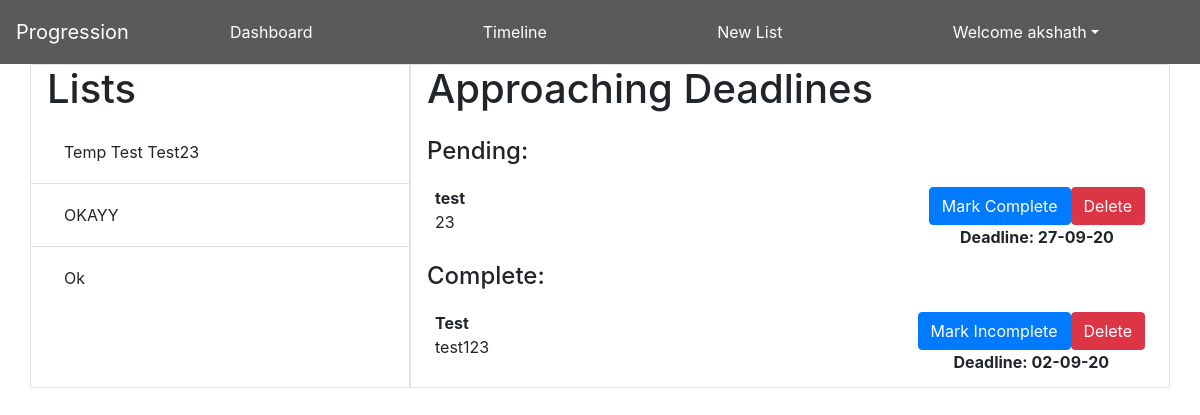
The app's page / (signed in) with its own data.
### TaskManager/models.py (models this page shows, shortened)
class List(models.Model):
    name=models.TextField(max_length=16)
    user=models.ForeignKey(User, on_delete=models.CASCADE)

class Task(models.Model):
    _list = models.ForeignKey(List, on_delete=models.CASCADE)
    title = models.TextField(max_length=16)
    description = models.TextField(max_length=1024)
    deadline = models.DateTimeField(null=True, blank=True)
    complete = models.BooleanField(default=False)   #For todo list later
    date_complete = models.DateTimeField(null=True, blank=True, default=None)

### TaskManager/views.py (the view)
# urls.py: 2. Add a URL to urlpatterns:  path('', Home.as_view(), name='home')
class Home(LoginRequiredMixin, View):
    def get(self, request):
        _lists = List.objects.filter(user=request.user)
        incomplete_tasks = Task.objects.filter(_list__user=request.user).filter(complete=False).exclude(deadline__isnull=True).order_by('deadline')
        complete_tasks = Task.objects.filter(_list__user=request.user).filter(complete=True).exclude(deadline__isnull=True).order_by('deadline')
        context = {'list':_lists, 'incomplete_tasks':incomplete_tasks, 'complete_tasks':complete_tasks}
        response = render(request, 'TaskManager/home.html', context)
        response["Cache-Control"] = "no-cache, no-store, must-revalidate"
        response["Pragma"] = "no-cache"
        response["Expires"] = "0"
        return response

### TaskManager/templates/TaskManager/home.html (shortened to what this page needs)
{%extends 'base.html'%}
{%load static%}
{%block body%}
{%include 'navbar.html'%}
<div class="container bg-white flex-fill">
    <div class="row">
        <div id="lists" class="col-12 col-md-4 border px-0">
            <h1 class="px-3">Lists</h1>
            <ul class="list-group list-group-flush">
                {%for item in list%}
                <li class="list-group-item"><a class="btn btn-block text-left" href="{%url 'list_details' item.id%}"> {{item.name}} </a> </li>
                {%endfor%}
            </ul>
        </div>
        <div class="col-12 col-md-8 border px-0">
            <h1 class="px-md-3 pb-3">Approaching Deadlines</h1>
            {%include 'TaskManager/task_list.html'%}
        </div>
    </div>
</div>
{%endblock%}

### Accounts/templates/navbar.html (shortened to what this page needs)
<nav class="navbar navbar-expand-sm nav-pills custom-dark">
    <a href="" class="navbar-brand mr-3">Progression</a>
    <ul class="navbar-nav justify-content-around w-100">
        <li class="nav-item">
            <a class="nav-link my-1" href="{%url 'home'%}">
                Dashboard
            </a>
        </li>
        <li class="nav-item">
            <a class="nav-link my-1" href="{%url 'timeline'%}">
                Timeline
            </a>
        </li>
        <li class="nav-item">
            <a class="nav-link my-1" href="{%url 'list_create'%}">
                New List
            </a>
        </li>
        {%if user.is_authenticated%}
        <li class="nav-item dropdown">
            <a href="#" class="nav-link dropdown-toggle my-1" data-toggle="dropdown"> Welcome {{user.username}}</a>
        </li>
        {%endif%}
    </ul>
</nav>

### TaskManager/templates/TaskManager/task_list.html (shortened to what this page needs)
<h4 class="px-md-3">Pending:</h4>
<ul id='incomplete-tasks-list' class="list-group list-group-flush">
    {%for task in incomplete_tasks%}
    <li id="{{task.id}}" class="list-group-item px-2 px-md-4 d-flex">
        <div class='flex-fill'>
            <strong>{{task.title}}</strong>
            <p>{{task.description}}</p>
        </div>
        <div class="d-flex flex-column float-right justify-content-center align-items-center">
            <div>
                <button class="btn btn-danger float-right my-auto delete-btn" data-toggle="modal" data-target="#delete_task_modal">
                    Delete
                </button>
                <button class="btn btn-primary float-right my-auto toggle-btn">
                    Mark Complete
                </button>
            </div>
            <strong class="text-nowrap">Deadline:
                {% with deadline=task.deadline.date|date:"d-m-y" %}
                    {{deadline|default:"Not due"}}
                {% endwith %}
            </strong>
        </div>
    </li>
    {%endfor%}
</ul>
<h4 class="px-md-3">Complete:</h4>
<ul id='complete-tasks-list' class="list-group list-group-flush">
    {%for task in complete_tasks%}
        <li id="{{task.id}}" class="list-group-item px-2 px-md-4 d-flex">
            <div class='flex-fill'>
                <strong>{{task.title}}</strong>
                <p>{{task.description}}</p>
            </div>
            <div class="d-flex flex-column float-right justify-content-center align-items-center">
                <div>
                    <button class="btn btn-danger float-right my-auto delete-btn" data-toggle="modal" data-target="#delete_task_modal">
                        Delete
                    </button>
                    <button class="btn btn-primary float-right my-auto toggle-btn">
                        Mark Incomplete
                    </button>
                </div>
                <strong class="text-nowrap">Deadline:
                    {% with deadline=task.deadline.date|date:"d-m-y" %}
                        {{deadline|default:"Not due"}}
                    {% endwith %}
                </strong>
            </div>
        </li>
    {%endfor%}
</ul>

### Accounts/static/base.css (style rules this page uses)
body { min-height: 100vh; }
.custom-dark { color:white; background-color: rgba(35, 35, 38, 0.75); }
.custom-dark a { color:white; }

### records on screen
List: name "Temp Test Test23"
List: name "OKAYY"
List: name "Ok"
Task: title "test", description "23", deadline "27-09-20"
Task: title "Test", description "test123", deadline "02-09-20"

### other values on screen
{{ user.username }} "akshath"
